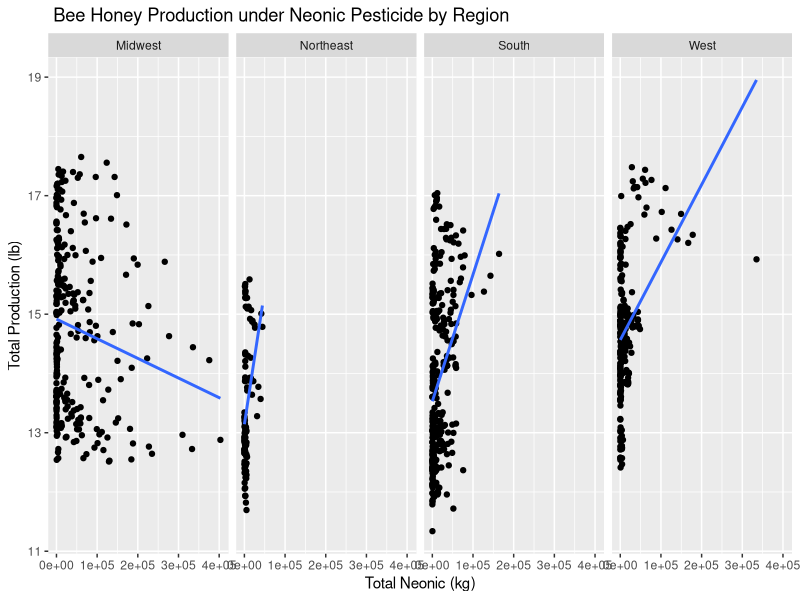
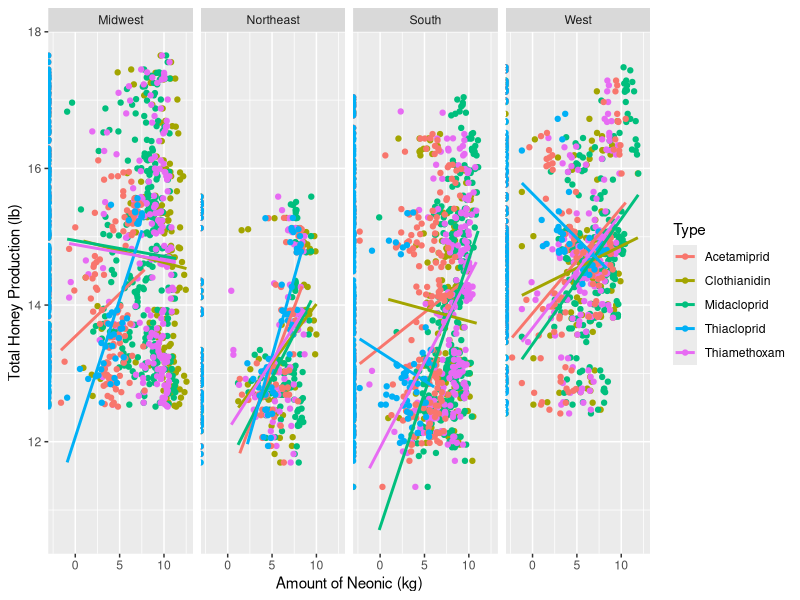

Here is the R script that generated these plots, in order: (Note: this script raises an error after producing the figures.)
## ---- chunk 1
library(tidyverse)
library(dplyr)
library(ggplot2)
library(ggpubr)

honey.csv <- read.csv("Honey_v03.csv")
glimpse(honey.csv)
## ---- chunk 2
honey.csv <- read.csv("Honey_v03.csv")


neonicvtotalprod <- honey.csv %>%
  group_by(Region) 


ggplot(data = neonicvtotalprod, mapping = aes(x = nAllNeonic, y = log(totalprod), group = Region)) +
  facet_grid(.~ Region) +
  geom_point() +
  geom_smooth(method = "lm", se = FALSE) +
  labs (x = "Total Neonic (kg)", y = "Total Production (lb)", title = " Bee Honey Production under Neonic Pesticide by Region")
## ---- chunk 3
#Statistical test: correlation per region
neonicstatmw <- honey.csv %>%
  filter(Region == "Midwest")
cortest.mw <- cor.test(neonicstatmw$totalprod, neonicstatmw$nAllNeonic, method = "spearman", exact = FALSE)
cortest.mw


neonicstatwest <- honey.csv %>%
  filter(Region == "West")
cortest.w <- cor.test(neonicstatwest$totalprod, neonicstatwest$nAllNeonic, method = "spearman", exact = FALSE)
cortest.w

neonicstatne <- honey.csv %>%
  filter(Region == "Northeast")
cortest.ne <- cor.test(neonicstatne$totalprod, neonicstatne$nAllNeonic, method = "spearman", exact = FALSE)
cortest.ne

neonicstatsouth <- honey.csv %>%
  filter(Region == "South")
cortest.s <- cor.test(neonicstatsouth$totalprod, neonicstatsouth$nAllNeonic, method = "spearman", exact = FALSE)
cortest.s


#Making a data frame of statistical results
Region <- c("Midwest", "West", "Northeast", "South")
p.value <- c(cortest.mw$p.value, cortest.w$p.value, cortest.mw$p.value, cortest.s$p.value)
rho <- c(-0.1027632, 0.3549792, 0.3510381, 0.4034019)
significance <- c("ns", "*", "*", "*")

allneonic <- cbind(Region, p.value, rho, significance)
allneonic <- data.frame(allneonic); allneonic
## ---- chunk 4
byneonic <- select(honey.csv, totalprod, 12:16, Region); byneonic
byneonic <- na.omit(byneonic)
byneonicA <- gather(byneonic, "Type", "Amount", 2:6)
byneonicB <- byneonicA %>%
  mutate(logtotalprod = log(totalprod), logamount = log(Amount))
byneonicB

ggplot(byneonicB, aes(x = logamount, y = logtotalprod, color = Type)) + 
  geom_point() + facet_grid(.~ Region) + 
   labs(Title = "Effects of different Neonic types to honey production by Region", x = "Amount of Neonic (kg)", y = "Total Honey Production (lb)") +
   scale_fill_discrete(name = "Type", labels = c("Acetamiprid", "Clothianidin", "Imidacloprid", "Thiacloprid", "Thiamethoxam"))  +
  geom_smooth(method = lm, se = FALSE)

#filter dataset by region
midwest <- byneonic %>%
  filter(Region == "Midwest")

northeast <- byneonic %>%
  filter(Region == "Northeast")

south <- byneonic %>%
  filter(Region == "South")

west <- byneonic %>%
  filter(Region == "West")

#Correlation test per neocin type per region

acemid.cor <- cor.test(midwest$totalprod, midwest$Acetamiprid, method = "spearman", exact = FALSE)
acemid.cor

clomid.cor <- cor.test(midwest$totalprod, midwest$Clothianidin, method = "spearman", exact = FALSE)
clomid.cor


midmid.cor <- cor.test(midwest$totalprod, midwest$Midacloprid, method = "spearman", exact = FALSE)
midmid.cor


thiamethid.cor <- cor.test(midwest$totalprod, midwest$Thiamethoxam, method = "spearman", exact = FALSE)
thiamethid.cor

thiaclomid.cor <- cor.test(midwest$totalprod, midwest$Thiacloprid, method = "spearman", exact = FALSE)
thiaclomid.cor


#northeast

acene.cor <- cor.test(northeast$totalprod, northeast$Acetamiprid, method = "spearman", exact = FALSE)
acene.cor

clone.cor <- cor.test(northeast$totalprod, northeast$Clothianidin, method = "spearman", exact = FALSE)
clone.cor


midne.cor <- cor.test(northeast$totalprod, northeast$Midacloprid, method = "spearman", exact = FALSE)
midne.cor


thiamethne.cor <- cor.test(northeast$totalprod, northeast$Thiamethoxam, method = "spearman", exact = FALSE)
thiamethne.cor


thiaclone.cor <- cor.test(northeast$totalprod, northeast$Thiacloprid, method = "spearman", exact = FALSE)
thiaclone.cor

#south

acesouth.cor <- cor.test(south$totalprod, south$Acetamiprid, method = "spearman", exact = FALSE)
acesouth.cor

closouth.cor <- cor.test(south$totalprod, south$Clothianidin, method = "spearman", exact = FALSE)
closouth.cor


midsouth.cor <- cor.test(south$totalprod, south$Midacloprid, method = "spearman", exact = FALSE)
midsouth.cor


thiamethsouth.cor <- cor.test(south$totalprod, south$Thiamethoxam, method = "spearman", exact = FALSE)
thiamethsouth.cor


thiaclosouth.cor <- cor.test(south$totalprod, south$Thiacloprid, method = "spearman", exact = FALSE)
thiaclosouth.cor

#west

acewest.cor <- cor.test(west$totalprod, west$Acetamiprid, method = "spearman", exact = FALSE)
acewest.cor

clowest.cor <- cor.test(west$totalprod, west$Clothianidin, method = "spearman", exact = FALSE)
clowest.cor


midwest.cor <- cor.test(west$totalprod, west$Midacloprid, method = "spearman", exact = FALSE)
midwest.cor


thiamethwest.cor <- cor.test(west$totalprod, west$Thiamethoxam, method = "spearman", exact = FALSE)
thiamethwest.cor


thiaclowest.cor <- cor.test(west$totalprod, west$Thiacloprid, method = "spearman", exact = FALSE)
thiaclowest.cor

#making dataframe of the significance of statistical results
Region <- c("Midwest", "Midwest", "Midwest", "Midwest", "Midwest", "Northeast", "Northeast", "Northeast", "Northeast","Northeast","South", "South", "South", "South", "South", "West", "West", "West", "West","West")
NeonicType <- c("Acetamiprid", "Clothianidin", "Midacloprid", "Thiamethoxam", "Thiacloprid", "Acetamiprid", "Clothianidin", "Midacloprid", "Thiamethoxam", "Thiacloprid", "Acetamiprid", "Clothianidin", "Midacloprid", "Thiamethoxam", "Thiacloprid", "Acetamiprid", "Clothianidin", "Midacloprid", "Thiamethoxam", "Thiacloprid")
p.value <- c(acemid.cor$p.value, clomid.cor$p.value, midmid.cor$p.value, thiamethid.cor$p.value, thiaclomid.cor$p.value, acene.cor$p.value, clone.cor$p.value, midne.cor$p.value, thiamethne.cor$p.value, thiaclone.cor$p.value, acesouth.cor$p.value, closouth.cor$p.value, midsouth.cor$p.value, thiamethsouth.cor$p.value, thiaclosouth.cor$p.value, acewest.cor$p.value, clowest.cor$p.value, midwest.cor$p.value, thiamethsouth.cor$p.value, thiaclowest.cor$p.value)

rho <- c(-0.3406599, -0.178460 ,-0.04370683 ,-0.1223294 ,-0.2207321  ,0.178998
         ,0.1504854 ,0.2958545 ,0.178656 ,0.2972762, 0.06931884, -0.03242255,
         0.5089368, 0.1946103, -0.2852726, 0.06372726, -0.07198862 , 0.3833301,
         0.1946103, 0.1439576)

1.533013e-08 < 0.05

significance <- c("*", "*", "ns", "*", "*", "ns", "*", "ns", "*", "ns","ns", "*", "*", "*", "ns", "ns", "*", "*", "*")
  
neonic.type.df <- cbind(Region, NeonicType, p.value, rho, significance)
neonic.type.df <- as.data.frame(neonic.type.df)
View((neonic.type.df))

## ---- chunk 5
honey <- read_csv("./Honey_v03.csv")

yeardata <- select(honey, year, Region, totalprod)
yeardata$totalprod <- log(yeardata$totalprod)
yearSE <- summarySE(yeardata, measurevar = "totalprod", groupvars = c("Region", "year"))
pd <- position_dodge(0.1)

yearplot <- ggplot(yearSE, aes(x = year, y = totalprod, color = "red", group = 1)) + 
    geom_errorbar(aes(ymin = yearSE$totalprod - ci, ymax = yearSE$totalprod + ci), 
                  width=.1, position = pd, alpha = 0.4) +
    geom_line(position = pd) +
    geom_point(position = pd, size = 2, shape = 21, fill = "white") +
  facet_wrap(.~Region) + 
  labs(title = "A. Total Production", 
       subtitle = "1991 - 2017", 
       y = "log(Total Honey Production)",
       x = "Year") +
  theme(legend.position = "none")

neonicyear <- ggplot(honey, aes(x = year, y = nAllNeonic)) + geom_col() + 
  facet_wrap(.~ Region) + labs(title = "B. Neonic Production",
                               subtitle = "1991 - 2017",
                               y = "Total Neonic Production",
                               x = "Year")

ggarrange(yearplot, neonicyear, ncol = 2)
## ---- chunk 6
honey <- read_csv("./Honey_v03.csv")

costdata <- select(honey, year, Region, prodvalue)
costdata$prodvalue <- log(costdata$prodvalue)
costSE <- summarySE(costdata, measurevar = "prodvalue", groupvars = c("Region", "year"))
pd <- position_dodge(0.1)

ggplot(costSE, aes(x = year, y = prodvalue, color = "red", group = 1)) + 
    geom_errorbar(aes(ymin = costSE$prodvalue - ci, ymax = costSE$prodvalue + ci), 
                  width=.1, position = pd, alpha = 0.4) +
    geom_line(position = pd) +
    geom_point(position = pd, size = 2, shape = 21, fill = "white") +
  facet_wrap(.~Region) + 
  labs(title = "Production Value", subtitle = "1991 - 2017", y = "Production Value",
       x = "Year") +
  theme(legend.position = "none")
## ---- chunk 7
ggplot(honey, aes(x = log(numcol), y = yieldpercol)) + geom_point() + 
  facet_grid(.~ Region) + geom_smooth(method = lm)
## ---- chunk 8
byneonic <- select(honey, totalprod, 12:16, Region); byneonic
byneonic <- na.omit(byneonic)
byneonicA <- gather(byneonic, "Type", "Amount", 2:6)
byneonicB <- byneonicA %>%
  mutate(logtotalprod = log(totalprod), logamount = log(Amount))
byneonicB

ggplot(byneonicB, aes(x = logamount, y = logtotalprod, color = Type)) + 
  geom_point() + facet_grid(.~ Region) + 
  geom_smooth(method = lm, se = FALSE)
## ---- chunk 9
ggplot(honey, aes(x = year, y = nAllNeonic)) + geom_col() + facet_grid(.~ Region)
